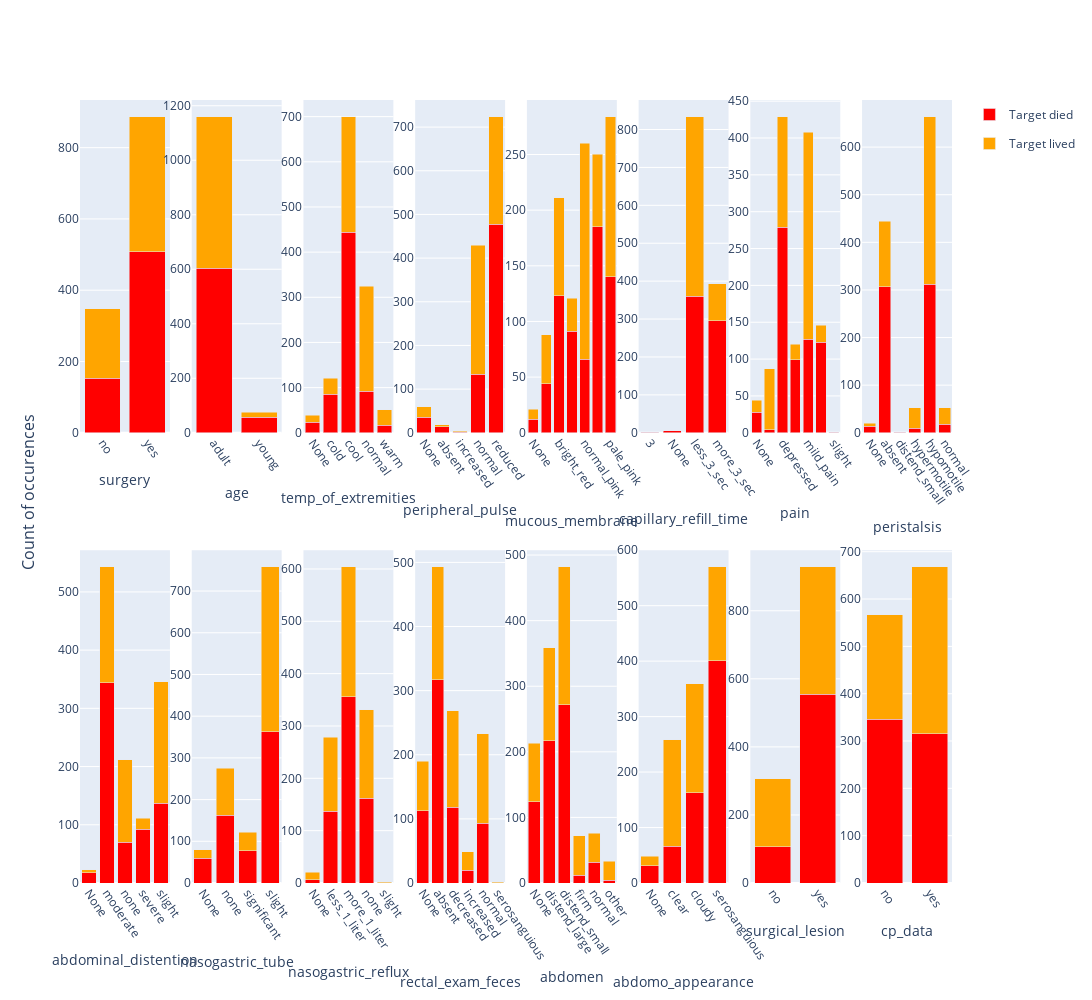

Notebook cell for this chart:
### Code cell
plot_cats(train_df, ["outcome", "binary_outcome"], 1, 8)

### Figure 1 — Plotly figure (JSON) as saved in the notebook; plotly's stock layout.template omitted (floating-point values rounded to 4 significant figures)
{"data": [{"legendgroup": "died", "marker": {"color": "red"}, "name": "Target died", "type": "bar", "x": ["no", "yes"], "xaxis": "x", "y": [153, 508], "yaxis": "y"}, {"legendgroup": "lived", "marker": {"color": "orange"}, "name": "Target lived", "type": "bar", "x": ["no", "yes"], "xaxis": "x", "y": [195, 379], "yaxis": "y"}, {"legendgroup": "died", "marker": {"color": "red"}, "name": "Target died", "showlegend": false, "type": "bar", "x": ["adult", "young"], "xaxis": "x2", "y": [604, 57], "yaxis": "y2"}, {"legendgroup": "lived", "marker": {"color": "orange"}, "name": "Target lived", "showlegend": false, "type": "bar", "x": ["adult", "young"], "xaxis": "x2", "y": [556, 18], "yaxis": "y2"}, {"legendgroup": "died", "marker": {"color": "red"}, "name": "Target died", "showlegend": false, "type": "bar", "x": ["None", "cold", "cool", "normal", "warm"], "xaxis": "x3", "y": [23, 85, 444, 92, 17], "yaxis": "y3"}, {"legendgroup": "lived", "marker": {"color": "orange"}, "name": "Target lived", "showlegend": false, "type": "bar", "x": ["None", "cold", "cool", "normal", "warm"], "xaxis": "x3", "y": [16, 36, 256, 232, 34], "yaxis": "y3"}, {"legendgroup": "died", "marker": {"color": "red"}, "name": "Target died", "showlegend": false, "type": "bar", "x": ["None", "absent", "increased", "normal", "reduced"], "xaxis": "x4", "y": [35, 14, 1, 134, 477], "yaxis": "y4"}, {"legendgroup": "lived", "marker": {"color": "orange"}, "name": "Target lived", "showlegend": false, "type": "bar", "x": ["None", "absent", "increased", "normal", "reduced"], "xaxis": "x4", "y": [25, 4, 3, 295, 247], "yaxis": "y4"}, {"legendgroup": "died", "marker": {"color": "red"}, "name": "Target died", "showlegend": false, "type": "bar", "x": ["None", "bright_pink", "bright_red", "dark_cyanotic", "normal_pink", "pale_cyanotic", "pale_pink"], "xaxis": "x5", "y": [12, 44, 123, 91, 66, 185, 140], "yaxis": "y5"}, {"legendgroup": "lived", "marker": {"color": "orange"}, "name": "Target lived", "showlegend": false, "type": "bar", "x": ["None", "bright_pink", "bright_red", "dark_cyanotic", "normal_pink", "pale_cyanotic", "pale_pink"], "xaxis": "x5", "y": [9, 44, 88, 30, 194, 65, 144], "yaxis": "y5"}, {"legendgroup": "died", "marker": {"color": "red"}, "name": "Target died", "showlegend": false, "type": "bar", "x": ["3", "None", "less_3_sec", "more_3_sec"], "xaxis": "x6", "y": [1, 5, 360, 295], "yaxis": "y6"}, {"legendgroup": "lived", "marker": {"color": "orange"}, "name": "Target lived", "showlegend": false, "type": "bar", "x": ["3", "None", "less_3_sec", "more_3_sec"], "xaxis": "x6", "y": [1, 1, 474, 98], "yaxis": "y6"}, {"legendgroup": "died", "marker": {"color": "red"}, "name": "Target died", "showlegend": false, "type": "bar", "x": ["None", "alert", "depressed", "extreme_pain", "mild_pain", "severe_pain", "slight"], "xaxis": "x7", "y": [28, 4, 279, 99, 127, 123, 1], "yaxis": "y7"}, {"legendgroup": "lived", "marker": {"color": "orange"}, "name": "Target lived", "showlegend": false, "type": "bar", "x": ["None", "alert", "depressed", "extreme_pain", "mild_pain", "severe_pain", "slight"], "xaxis": "x7", "y": [16, 83, 150, 21, 281, 23, 0], "yaxis": "y7"}, {"legendgroup": "died", "marker": {"color": "red"}, "name": "Target died", "showlegend": false, "type": "bar", "x": ["None", "absent", "distend_small", "hypermotile", "hypomotile", "normal"], "xaxis": "x8", "y": [14, 307, 1, 9, 312, 18], "yaxis": "y8"}, {"legendgroup": "lived", "marker": {"color": "orange"}, "name": "Target lived", "showlegend": false, "type": "bar", "x": ["None", "absent", "distend_small", "hypermotile", "hypomotile", "normal"], "xaxis": "x8", "y": [6, 137, 0, 44, 352, 35], "yaxis": "y8"}, {"legendgroup": "died", "marker": {"color": "red"}, "name": "Target died", "showlegend": false, "type": "bar", "x": ["None", "moderate", "none", "severe", "slight"], "xaxis": "x9", "y": [18, 344, 70, 92, 137], "yaxis": "y9"}, {"legendgroup": "lived", "marker": {"color": "orange"}, "name": "Target lived", "showlegend": false, "type": "bar", "x": ["None", "moderate", "none", "severe", "slight"], "xaxis": "x9", "y": [5, 199, 142, 19, 209], "yaxis": "y9"}, {"legendgroup": "died", "marker": {"color": "red"}, "name": "Target died", "showlegend": false, "type": "bar", "x": ["None", "none", "significant", "slight"], "xaxis": "x10", "y": [59, 162, 77, 363], "yaxis": "y10"}, {"legendgroup": "lived", "marker": {"color": "orange"}, "name": "Target lived", "showlegend": false, "type": "bar", "x": ["None", "none", "significant", "slight"], "xaxis": "x10", "y": [21, 113, 45, 395], "yaxis": "y10"}, {"legendgroup": "died", "marker": {"color": "red"}, "name": "Target died", "showlegend": false, "type": "bar", "x": ["None", "less_1_liter", "more_1_liter", "none", "slight"], "xaxis": "x11", "y": [6, 137, 356, 162, 0], "yaxis": "y11"}, {"legendgroup": "lived", "marker": {"color": "orange"}, "name": "Target lived", "showlegend": false, "type": "bar", "x": ["None", "less_1_liter", "more_1_liter", "none", "slight"], "xaxis": "x11", "y": [15, 141, 248, 169, 1], "yaxis": "y11"}, {"legendgroup": "died", "marker": {"color": "red"}, "name": "Target died", "showlegend": false, "type": "bar", "x": ["None", "absent", "decreased", "increased", "normal", "serosanguious"], "xaxis": "x12", "y": [113, 317, 118, 20, 93, 0], "yaxis": "y12"}, {"legendgroup": "lived", "marker": {"color": "orange"}, "name": "Target lived", "showlegend": false, "type": "bar", "x": ["None", "absent", "decreased", "increased", "normal", "serosanguious"], "xaxis": "x12", "y": [77, 176, 151, 29, 140, 1], "yaxis": "y12"}, {"legendgroup": "died", "marker": {"color": "red"}, "name": "Target died", "showlegend": false, "type": "bar", "x": ["None", "distend_large", "distend_small", "firm", "normal", "other"], "xaxis": "x13", "y": [124, 217, 272, 12, 32, 4], "yaxis": "y13"}, {"legendgroup": "lived", "marker": {"color": "orange"}, "name": "Target lived", "showlegend": false, "type": "bar", "x": ["None", "distend_large", "distend_small", "firm", "normal", "other"], "xaxis": "x13", "y": [89, 142, 210, 60, 44, 29], "yaxis": "y13"}, {"legendgroup": "died", "marker": {"color": "red"}, "name": "Target died", "showlegend": false, "type": "bar", "x": ["None", "clear", "cloudy", "serosanguious"], "xaxis": "x14", "y": [31, 66, 163, 401], "yaxis": "y14"}, {"legendgroup": "lived", "marker": {"color": "orange"}, "name": "Target lived", "showlegend": false, "type": "bar", "x": ["None", "clear", "cloudy", "serosanguious"], "xaxis": "x14", "y": [17, 192, 196, 169], "yaxis": "y14"}, {"legendgroup": "died", "marker": {"color": "red"}, "name": "Target died", "showlegend": false, "type": "bar", "x": ["no", "yes"], "xaxis": "x15", "y": [107, 554], "yaxis": "y15"}, {"legendgroup": "lived", "marker": {"color": "orange"}, "name": "Target lived", "showlegend": false, "type": "bar", "x": ["no", "yes"], "xaxis": "x15", "y": [199, 375], "yaxis": "y15"}, {"legendgroup": "died", "marker": {"color": "red"}, "name": "Target died", "showlegend": false, "type": "bar", "x": ["no", "yes"], "xaxis": "x16", "y": [346, 315], "yaxis": "y16"}, {"legendgroup": "lived", "marker": {"color": "orange"}, "name": "Target lived", "showlegend": false, "type": "bar", "x": ["no", "yes"], "xaxis": "x16", "y": [221, 353], "yaxis": "y16"}], "layout": {"annotations": [{"font": {"size": 16}, "showarrow": false, "text": "Count of occurences", "textangle": -90, "x": 0, "xanchor": "right", "xref": "paper", "xshift": -40, "y": 0.5, "yanchor": "middle", "yref": "paper"}], "autosize": false, "barmode": "stack", "height": 1000, "width": 4400, "xaxis": {"anchor": "y", "domain": [0, 0.1031], "tickangle": 55, "title": {"text": "surgery"}}, "xaxis10": {"anchor": "y10", "domain": [0.1281, 0.2312], "tickangle": 55, "title": {"text": "nasogastric_tube"}}, "xaxis11": {"anchor": "y11", "domain": [0.2562, 0.3594], "tickangle": 55, "title": {"text": "nasogastric_reflux"}}, "xaxis12": {"anchor": "y12", "domain": [0.3844, 0.4875], "tickangle": 55, "title": {"text": "rectal_exam_feces"}}, "xaxis13": {"anchor": "y13", "domain": [0.5125, 0.6156], "tickangle": 55, "title": {"text": "abdomen"}}, "xaxis14": {"anchor": "y14", "domain": [0.6406, 0.7438], "tickangle": 55, "title": {"text": "abdomo_appearance"}}, "xaxis15": {"anchor": "y15", "domain": [0.7688, 0.8719], "tickangle": 55, "title": {"text": "surgical_lesion"}}, "xaxis16": {"anchor": "y16", "domain": [0.8969, 1], "tickangle": 55, "title": {"text": "cp_data"}}, "xaxis2": {"anchor": "y2", "domain": [0.1281, 0.2312], "tickangle": 55, "title": {"text": "age"}}, "xaxis3": {"anchor": "y3", "domain": [0.2562, 0.3594], "tickangle": 55, "title": {"text": "temp_of_extremities"}}, "xaxis4": {"anchor": "y4", "domain": [0.3844, 0.4875], "tickangle": 55, "title": {"text": "peripheral_pulse"}}, "xaxis5": {"anchor": "y5", "domain": [0.5125, 0.6156], "tickangle": 55, "title": {"text": "mucous_membrane"}}, "xaxis6": {"anchor": "y6", "domain": [0.6406, 0.7438], "tickangle": 55, "title": {"text": "capillary_refill_time"}}, "xaxis7": {"anchor": "y7", "domain": [0.7688, 0.8719], "tickangle": 55, "title": {"text": "pain"}}, "xaxis8": {"anchor": "y8", "domain": [0.8969, 1], "tickangle": 55, "title": {"text": "peristalsis"}}, "xaxis9": {"anchor": "y9", "domain": [0, 0.1031], "tickangle": 55, "title": {"text": "abdominal_distention"}}, "yaxis": {"anchor": "x", "domain": [0.575, 1]}, "yaxis10": {"anchor": "x10", "domain": [0, 0.425]}, "yaxis11": {"anchor": "x11", "domain": [0, 0.425]}, "yaxis12": {"anchor": "x12", "domain": [0, 0.425]}, "yaxis13": {"anchor": "x13", "domain": [0, 0.425]}, "yaxis14": {"anchor": "x14", "domain": [0, 0.425]}, "yaxis15": {"anchor": "x15", "domain": [0, 0.425]}, "yaxis16": {"anchor": "x16", "domain": [0, 0.425]}, "yaxis2": {"anchor": "x2", "domain": [0.575, 1]}, "yaxis3": {"anchor": "x3", "domain": [0.575, 1]}, "yaxis4": {"anchor": "x4", "domain": [0.575, 1]}, "yaxis5": {"anchor": "x5", "domain": [0.575, 1]}, "yaxis6": {"anchor": "x6", "domain": [0.575, 1]}, "yaxis7": {"anchor": "x7", "domain": [0.575, 1]}, "yaxis8": {"anchor": "x8", "domain": [0.575, 1]}, "yaxis9": {"anchor": "x9", "domain": [0, 0.425]}}}
